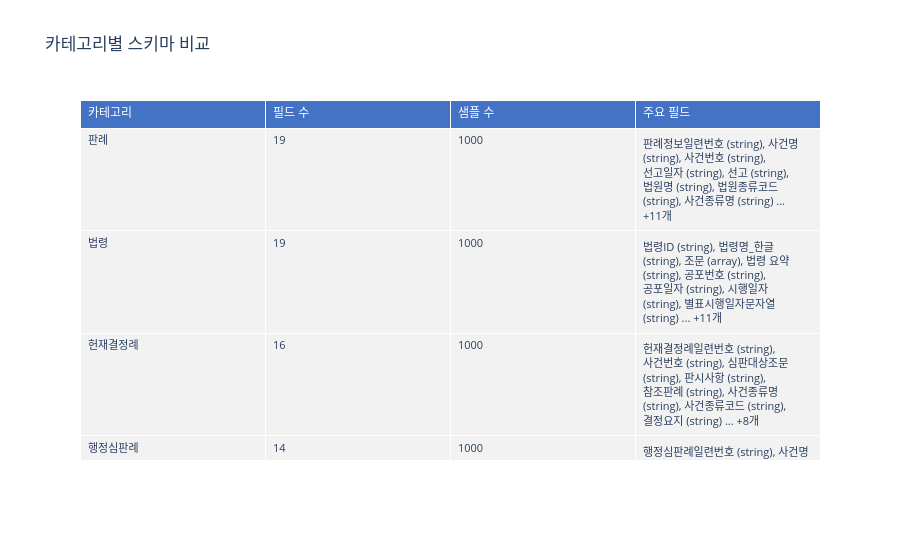

The notebook cell saved with this chart:
### Code cell
# ── 스키마 패밀리 비교 테이블 (plotly table) ──────────────
table_rows = []
for cat_key, schema in schema_results.items():
    fields = schema["fields"]
    field_names = list(fields.keys())
    field_types_str = ", ".join(
        f"{k} ({'/'.join(v['types'])})" for k, v in list(fields.items())[:8]
    )
    if len(fields) > 8:
        field_types_str += f" ... +{len(fields) - 8}개"
    table_rows.append({
        "카테고리": schema["label"],
        "필드 수": schema["field_count"],
        "샘플 수": schema["sample_count"],
        "주요 필드": field_types_str,
    })

df_schema_table = pd.DataFrame(table_rows)

fig = go.Figure(data=[go.Table(
    header=dict(
        values=list(df_schema_table.columns),
        fill_color="#4472C4",
        font=dict(color="white", size=12),
        align="left",
    ),
    cells=dict(
        values=[df_schema_table[col] for col in df_schema_table.columns],
        fill_color="#F2F2F2",
        align="left",
        font=dict(size=11),
        height=30,
    ),
)])
fig.update_layout(title="카테고리별 스키마 비교", height=max(400, len(table_rows) * 40 + 100))
fig.show()

### Figure 1 — Plotly figure (JSON) as saved in the notebook; plotly's stock layout.template omitted (floating-point values rounded to 4 significant figures)
{"data": [{"cells": {"align": "left", "fill": {"color": "#F2F2F2"}, "font": {"size": 11}, "height": 30, "values": [["판례", "법령", "헌재결정례", "행정심판례", "특별행정심판", "법령해석례", "위원회 결정문", "부처 해석례", "법률용어사전", "조약", "행정규칙"], [19, 19, 16, 14, 22, 14, 50, 10, 7, 29, 8], [1000, 1000, 1000, 1000, 2000, 1000, 7191, 15308, 1000, 1000, 1000], ["판례정보일련번호 (string), 사건명 (string), 사건번호 (string), 선고일자 (string), 선고 (string), 법원명 (string), 법원종류코드 (string), 사건종류명 (string) ... +11개", "법령ID (string), 법령명_한글 (string), 조문 (array), 법령 요약 (string), 공포번호 (string), 공포일자 (string), 시행일자 (string), 별표시행일자문자열 (string) ... +11개", "헌재결정례일련번호 (string), 사건번호 (string), 심판대상조문 (string), 판시사항 (string), 참조판례 (string), 사건종류명 (string), 사건종류코드 (string), 결정요지 (string) ... +8개", "행정심판례일련번호 (string), 사건명 (string), 사건번호 (string), 처분일자 (string), 의결일자 (string), 처분청 (string), 재결청 (string), 재결례유형명 (string) ... +6개", "특별행정심판재결례일련번호 (string), 재결청 (string), 참조결정 (string), 재결요지 (string), 이유 (string), 따른결정 (string), 의결일자 (string), 사건명 (string) ... +14개", "법령해석례일련번호 (string), 안건명 (string), 안건번호 (string), 해석일자 (string), 해석기관코드 (string), 해석기관명 (string), 질의기관코드 (string), 질의기관명 (string) ... +6개", "결정문일련번호 (string), 각주목록 (array/object), 이유 (string), 결정요지 (string), 결정번호 (string), 의결일자 (string), 사건명 (string), 주문 (string) ... +42개", "법령해석일련번호 (string), 안건명 (string), 질의요지 (string), 관련법령 (string), 해석일자 (string), 회답 (string), 해석요약 (string), 안건번호 (string) ... +2개", "법령용어ID (array/string), 법령용어명_한글 (array/string), 법령용어명_한자 (string), 법령용어코드 (array/string), 법령용어코드명 (array/string), 출처 (array/string), 법령용어정의 (array/string)", "조약일련번호 (string), 국회비준동의여부 (string), 국회비준동의일자 (string), 조약명_한글 (string), 서명장소 (string), 발효일자 (string), 비고 (string), 조약명_영문 (string) ... +21개", "행정규칙ID (string), 조문내용 (array), 행정규칙명 (string), 행정규칙종류 (string), 소관부처명 (string), 행정규칙일련번호 (string), 행정규칙요약 (string), 부칙내용 (string)"]]}, "header": {"align": "left", "fill": {"color": "#4472C4"}, "font": {"color": "white", "size": 12}, "values": ["카테고리", "필드 수", "샘플 수", "주요 필드"]}, "type": "table"}], "layout": {"height": 540, "title": {"text": "카테고리별 스키마 비교"}}}
